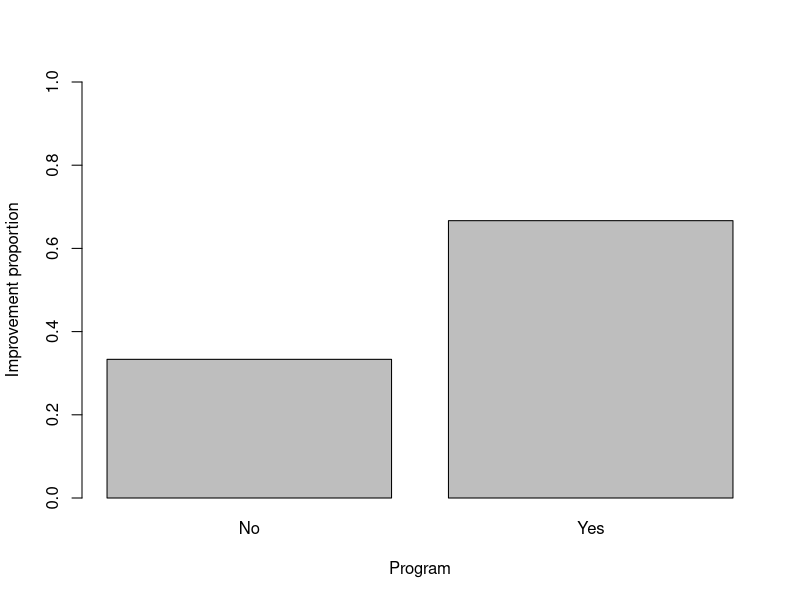
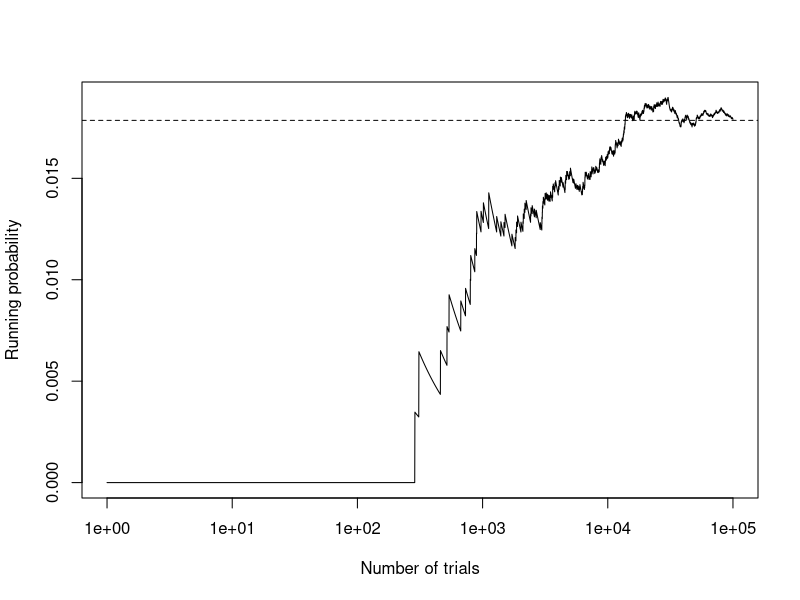
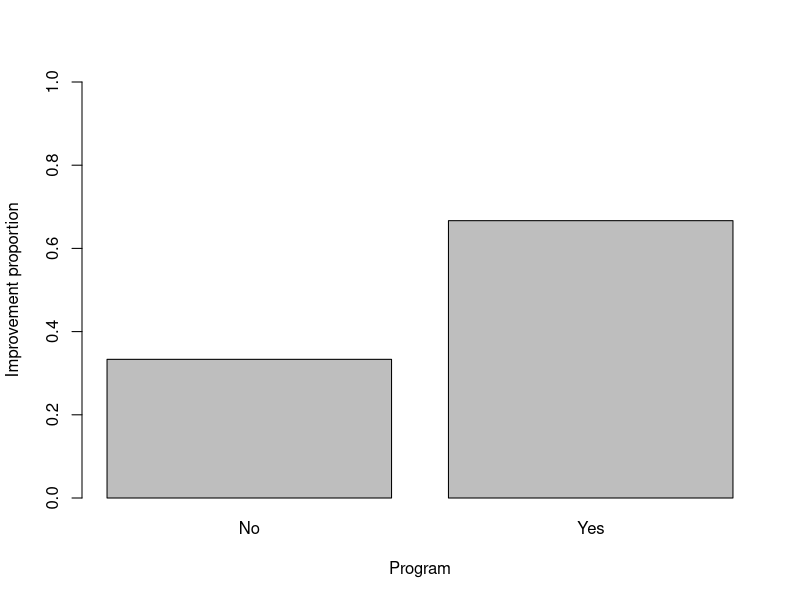
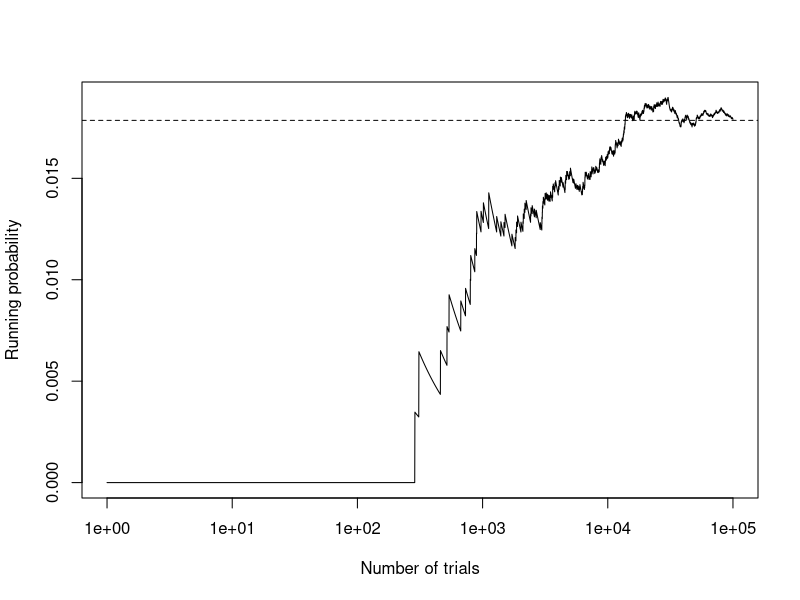

These figures' R source, in order:
## ---- chunk 1
d <- read.csv("homework1_clinic.csv", #reading in the data
              colClasses=c(id="character"))

dim(d)

with(d, table(program, improved))

total <- table(d$program)
print(total)

improved_n <- tapply(d$improved,
                     d$program,
                     sum,
                     na.rm=TRUE)

print(improved_n)

rate <- tapply(d$improved,
               d$program,
               mean,
               na.rm=TRUE)

print(rate)

missing_wait <- tapply(is.na(d$wait_min),
                       d$program,
                       sum)

print(missing_wait)

## ---- chunk 2
difference <- rate["Yes"] - rate["No"]

print(difference)
print(100 * difference)
## ---- chunk 3
barplot(rate,
        ylim=c(0,1),
        xlab="Program",
        ylab="Improvement proportion",
        main="")
## ---- chunk 4
B <- 100000
theory_without <- (3/8) * (2/7) * (1/6)
theory_with <- (3/8)^3

print(theory_without)
print(theory_with)
## ---- chunk 5
B <- 100000
set.seed(813110)

draws <- replicate(B,
                   sample.int(8,3,replace=FALSE))

all3 <- colSums(draws <= 3) == 3

successes_without <- sum(all3)
empirical_without <- mean(all3)

print(successes_without)
print(empirical_without)
print(theory_without)
## ---- chunk 6
set.seed(813111)

draws2 <- replicate(B,
                    sample.int(8,3,replace=TRUE))

all3_2 <- colSums(draws2 <= 3) == 3

successes_with <- sum(all3_2)
empirical_with <- mean(all3_2)

print(successes_with)
print(empirical_with)
print(theory_with)
## ---- chunk 7
running <- cumsum(all3) / seq_len(B)

print(running[100])
print(running[1000])
print(running[10000])
print(running[100000])

plot(1:B, running,
     type = "l",
     log = "x",
     xlab = "Number of trials",
     ylab = "Running probability")

abline(h = theory_without,
       lty= 2)
## ---- chunk 8
pdf("R_plots.pdf")

barplot(rate,
        ylim=c(0,1),
        xlab="Program",
        ylab="Improvement proportion",
        main="")

plot(1:B, running,
     type="l",
     log="x",
     xlab="Number of trials",
     ylab="Running probability")

abline(h=theory_without,
       lty=2)

dev.off()
